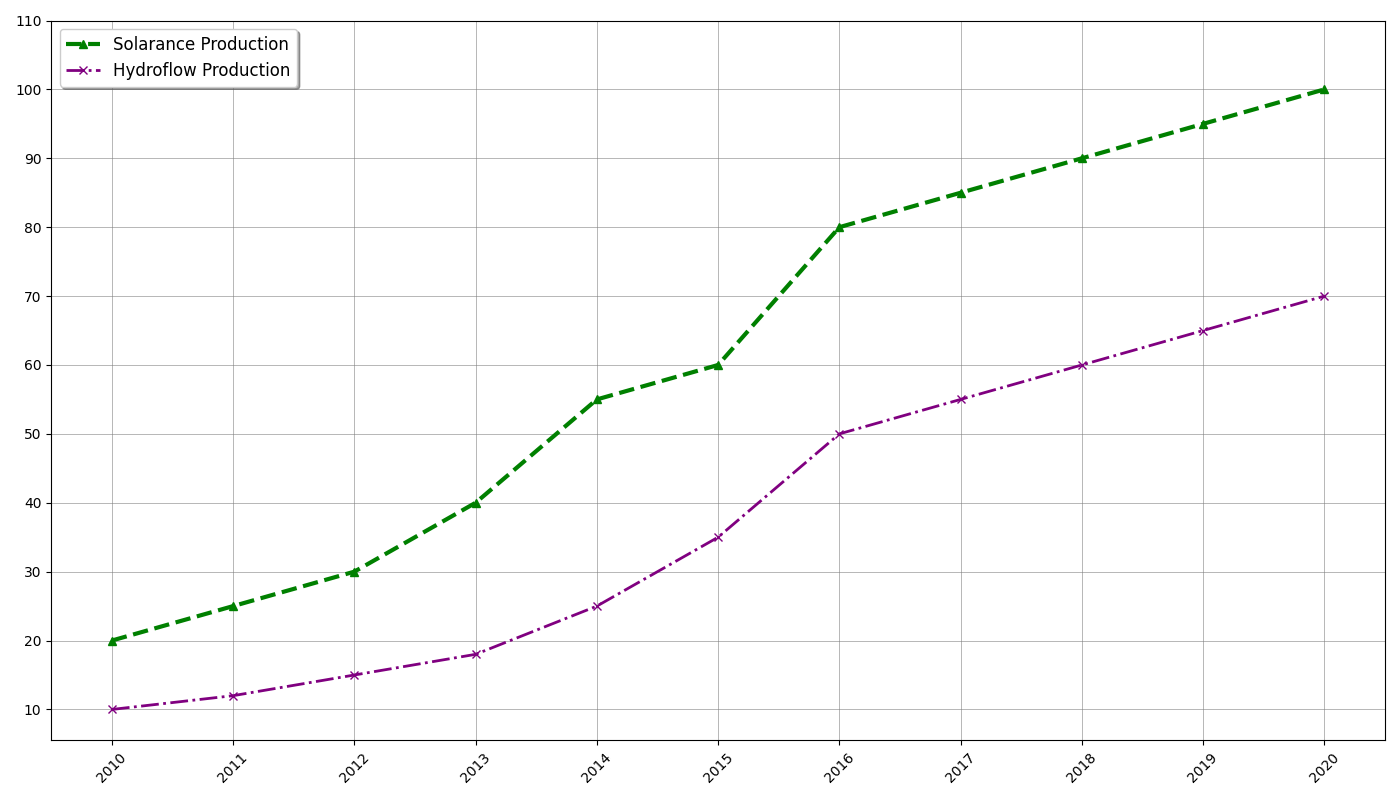

This figure's Python source:
import matplotlib.pyplot as plt
import numpy as np

years = np.arange(2010, 2021)
solarance_production = [20, 25, 30, 40, 55, 60, 80, 85, 90, 95, 100]
hydroflow_production = [10, 12, 15, 18, 25, 35, 50, 55, 60, 65, 70]

plt.figure(figsize=(14, 8))

# Alter color, marker, line style, and width
plt.plot(years, solarance_production, marker='^', linestyle='--', color='green', linewidth=3, label='Solarance Production')
plt.plot(years, hydroflow_production, marker='x', linestyle='-.', color='purple', linewidth=2, label='Hydroflow Production')

# Customize grid
plt.grid(True, linestyle='-', linewidth=0.5, color='gray', alpha=0.8)

# Add legend with altered positioning and other properties
plt.legend(loc='upper left', fontsize='large', frameon=True, shadow=True)

plt.xticks(years, rotation=45)
plt.yticks(np.arange(10, 111, step=10))
plt.tight_layout()

plt.show()
